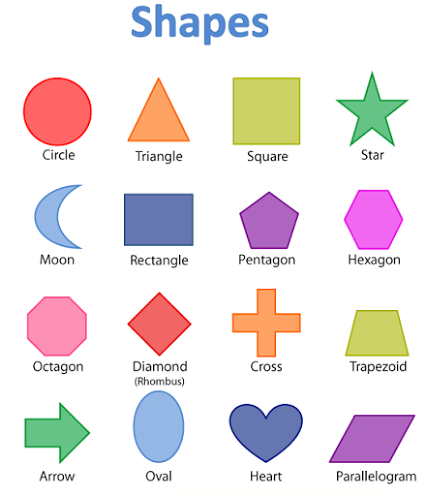
#> input picture resources/shapes.png, 426 x 496 px
$ python shapes.py
#> lines starting #> are read from the running program, lines starting #| are printed output that depends on the picture; after the words box and inside, x2 and y2 are one past the last pixel; in counts of white or black regions, pixels touching at a corner belong together
### stackimages.py
import cv2
import numpy as np

def stackImages(scale,imgArray):
    rows = len(imgArray)
    cols = len(imgArray[0])
    rowsAvailable = isinstance(imgArray[0], list)
    width = imgArray[0][0].shape[1]
    height = imgArray[0][0].shape[0]
    if rowsAvailable:
        for x in range ( 0, rows):
            for y in range(0, cols):
                if imgArray[x][y].shape[:2] == imgArray[0][0].shape [:2]:
                    imgArray[x][y] = cv2.resize(imgArray[x][y], (0, 0), None, scale, scale)
                else:
                    imgArray[x][y] = cv2.resize(imgArray[x][y], (imgArray[0][0].shape[1], imgArray[0][0].shape[0]), None, scale, scale)
                if len(imgArray[x][y].shape) == 2: imgArray[x][y]= cv2.cvtColor( imgArray[x][y], cv2.COLOR_GRAY2BGR)
        imageBlank = np.zeros((height, width, 3), np.uint8)
        hor = [imageBlank]*rows
        hor_con = [imageBlank]*rows
        for x in range(0, rows):
            hor[x] = np.hstack(imgArray[x])
        ver = np.vstack(hor)
    else:
        for x in range(0, rows):
            if imgArray[x].shape[:2] == imgArray[0].shape[:2]:
                imgArray[x] = cv2.resize(imgArray[x], (0, 0), None, scale, scale)
            else:
                imgArray[x] = cv2.resize(imgArray[x], (imgArray[0].shape[1], imgArray[0].shape[0]), None,scale, scale)
            if len(imgArray[x].shape) == 2: imgArray[x] = cv2.cvtColor(imgArray[x], cv2.COLOR_GRAY2BGR)
        hor= np.hstack(imgArray)
        ver = hor
    return ver

### shapes.py
import cv2
import numpy as np
import stackimages


def getCountour(img):
    countours, hierarchy = cv2.findContours(img, cv2.RETR_EXTERNAL, cv2.CHAIN_APPROX_NONE)
    for cnt in countours:
        area = cv2.contourArea(cnt)
        print(area)
        if (area>500):
            cv2.drawContours(blank, cnt, -1, (255, 0, 0), 3)
            perimetre = cv2.arcLength(cnt, True)
            # print(perimetre)
            allPoints = cv2.approxPolyDP(cnt, 0.04 * perimetre, True)
            print(len(allPoints))
            x, y, w, h = cv2.boundingRect(allPoints)

            if (len(allPoints) == 4):
                asp = w/float(h)
                if asp >=1 and asp<=1.02 :
                    objType = "sq"

                else:
                    objType = "rec"
            else:
                objType = str(len(allPoints))
            cv2.rectangle(blank, (x, y), (x + w, y + h), (0, 255, 0), 5)
            cv2.putText(blank, objType, (x + w // 2 - 10, y + h // 2 - 10), cv2.FONT_HERSHEY_COMPLEX, 2, (225, 225, 225))


originalImg = cv2.imread('./resources/shapes.png')
#> originalImg is the input picture: shape (496, 426, 3); mean B, G, R 229.9, 227.8, 235.9
grey = cv2.cvtColor(originalImg, cv2.COLOR_BGR2GRAY)
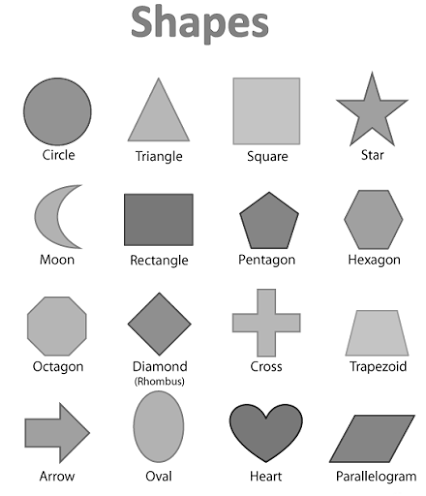
#> grey: shape (496, 426); min 0, max 255, mean 230.5
blur = cv2.GaussianBlur(grey, (7, 7), 1)
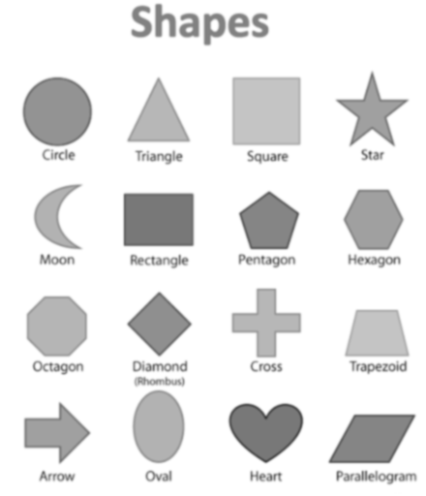
#> blur: shape (496, 426); min 67, max 255, mean 230.5
canny = cv2.Canny(blur, 50, 50)
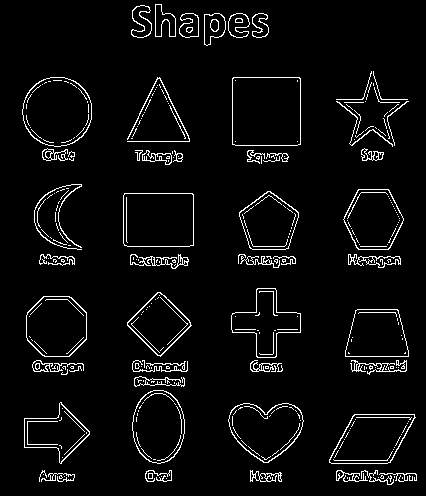
#> canny: shape (496, 426); 4.7% white in thin lines or dots, all inside (x1, y1, x2, y2) = (22, 4, 417, 485)
blank = np.zeros_like(originalImg)

getCountour(canny)
#> in getCountour, `countours, hierarchy = cv2.findContours(img, cv2.RETR_EXTERNAL, cv2.CH..`: countours = 159 contours, 119 with area under 20; largest, box (x1, y1, x2, y2) and area: (232, 77, 301, 146) 4618, (22, 77, 92, 147) 3782, (123, 193, 194, 247) 3700, (228, 403, 304, 463) 3120, (329, 414, 416, 464) 3054
#> the loop in getCountour, `for cnt in countours:` made 159 passes
#> (area, perimetre, allPoints, x, y, w, h, asp) on passes 20, 52, 54, 86, 149: (3053.5, 239, [[329, 462], [390, 462], [414, 414], [354, 414]], 329, 414, 86, 49, 1.76), (2511, 207.1, [[355, 310], [345, 356], [408, 356], [397, 309]], 345, 309, 64, 48, 1.33), (2224.5, 185.1, [[157, 292], [127, 325], [160, 356], [191, 325]], 127, 292, 65, 65, 1), (3699.5, 243.1, [[124, 193], [124, 245], [193, 245], [192, 193]], 124, 193, 70, 53, 1.32), (4618, 269.7, [[232, 78], [232, 144], [300, 144], [299, 77]], 232, 77, 69, 68, 1.01)
#> (area, perimetre, x, y, w, h, objType) on passes 21, 22, 23, 53, 55, 88: (3120, 231.4, 231, 405, 70, 58, '5'), (2015, 214.5, 24, 402, 66, 62, '7'), (2993.5, 209.6, 132, 390, 53, 74, '7'), (3032.5, 200.8, 27, 296, 60, 61, '8'), (2351, 267.8, 231, 288, 70, 70, '6'), (2464.5, 195.9, 239, 191, 53, 58, '5')
#| 0.0
#| 0.0
#| 0.0
#| 0.0
#| 0.0
#| 0.0
#| 0.0
#| 2.0
#> (further printed lines are left out)
#> after the loop in getCountour, `for cnt in countours:`:
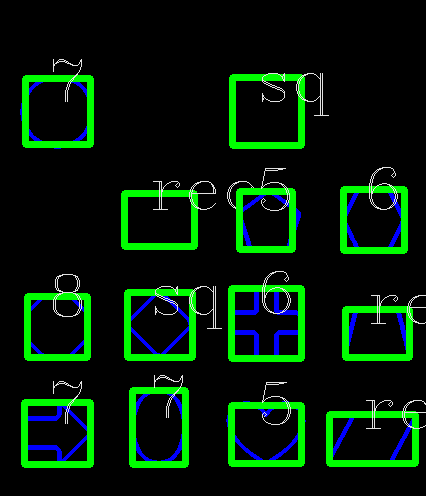
#> blank: shape (496, 426, 3); mean of channels 0, 1, 2 8.3, 29.8, 2.8; drawn as B, G, R

img_stack = stackimages.stackImages(0.7, ([originalImg, grey, blur], [canny, blank, blank]))
#> after the loop in stackImages, `for x in range(0, rows):`: hor = 2 items
#> in stackImages, `ver = np.vstack(hor)`:
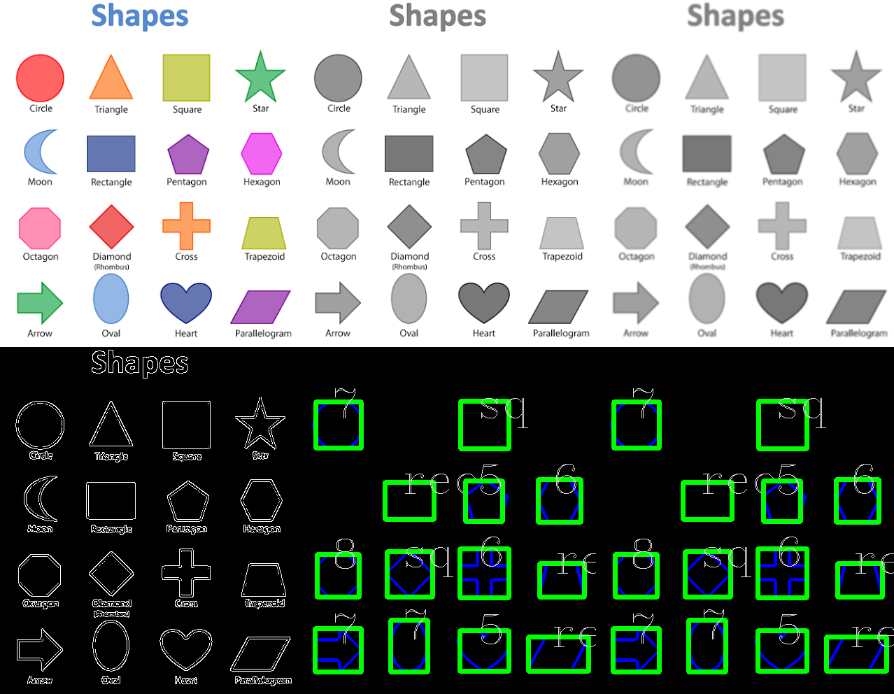
#> ver: shape (694, 894, 3); mean of channels 0, 1, 2 119.9, 126.7, 119.1; drawn as B, G, R

cv2.imshow('stack', img_stack)
cv2.waitKey(0)
